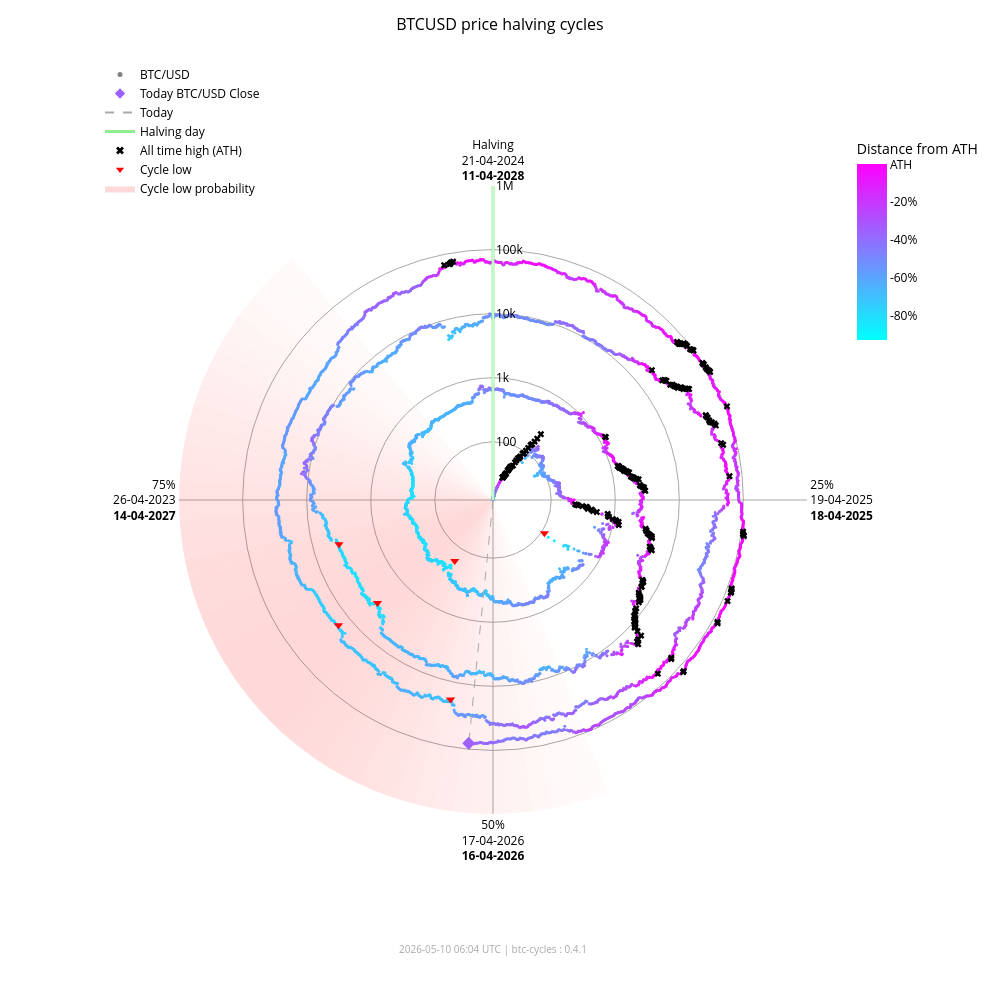

Here is the notebook cell this chart was saved with:
### Markdown cell above
### Interactive chart (plotly)

### Code cell
fig_interactive = btc.plot(
    kind="interactive",
    from_date="2012-11-28",
)
# plotly config for interactivity
config = {"scrollZoom": True, "displayModeBar": True}
# display in notebook
fig_interactive.show(config=config)

### Figure 1 — Plotly figure (JSON) as saved in the notebook; plotly's stock layout.template omitted (floating-point values rounded to 4 significant figures; data arrays with more than 128 entries replaced by an {"elided": "..."} marker saying what was removed)
{"data": [{"fill": "toself", "fillcolor": "rgba(255,0,0,0.017168280509461755)", "hoverinfo": "skip", "line": {"width": 0}, "mode": "lines", "r": [12.35, 1000000, 1000000, 12.35, 12.35], "showlegend": false, "theta": [158.4, 158.4, 162.0, 162.0, 158.4], "type": "scatterpolar"}, {"fill": "toself", "fillcolor": "rgba(255,0,0,0.022114794501891175)", "hoverinfo": "skip", "line": {"width": 0}, "mode": "lines", "r": [12.35, 1000000, 1000000, 12.35, 12.35], "showlegend": false, "theta": [162.0, 162.0, 165.6, 165.6, 162.0], "type": "scatterpolar"}, {"fill": "toself", "fillcolor": "rgba(255,0,0,0.02790404259511669)", "hoverinfo": "skip", "line": {"width": 0}, "mode": "lines", "r": [12.35, 1000000, 1000000, 12.35, 12.35], "showlegend": false, "theta": [165.6, 165.6, 169.2, 169.2, 165.6], "type": "scatterpolar"}, {"fill": "toself", "fillcolor": "rgba(255,0,0,0.034518294852420334)", "hoverinfo": "skip", "line": {"width": 0}, "mode": "lines", "r": [12.35, 1000000, 1000000, 12.35, 12.35], "showlegend": false, "theta": [169.2, 169.2, 172.8, 172.8, 169.2], "type": "scatterpolar"}, {"fill": "toself", "fillcolor": "rgba(255,0,0,0.041901979682821514)", "hoverinfo": "skip", "line": {"width": 0}, "mode": "lines", "r": [12.35, 1000000, 1000000, 12.35, 12.35], "showlegend": false, "theta": [172.8, 172.8, 176.4, 176.4, 172.8], "type": "scatterpolar"}, {"fill": "toself", "fillcolor": "rgba(255,0,0,0.04996405861294358)", "hoverinfo": "skip", "line": {"width": 0}, "mode": "lines", "r": [12.35, 1000000, 1000000, 12.35, 12.35], "showlegend": false, "theta": [176.4, 176.4, 180.0, 180.0, 176.4], "type": "scatterpolar"}, {"fill": "toself", "fillcolor": "rgba(255,0,0,0.05858349692240514)", "hoverinfo": "skip", "line": {"width": 0}, "mode": "lines", "r": [12.35, 1000000, 1000000, 12.35, 12.35], "showlegend": false, "theta": [180.0, 180.0, 183.6, 183.6, 180.0], "type": "scatterpolar"}, {"fill": "toself", "fillcolor": "rgba(255,0,0,0.06761662035375064)", "hoverinfo": "skip", "line": {"width": 0}, "mode": "lines", "r": [12.35, 1000000, 1000000, 12.35, 12.35], "showlegend": false, "theta": [183.6, 183.6, 187.2, 187.2, 183.6], "type": "scatterpolar"}, {"fill": "toself", "fillcolor": "rgba(255,0,0,0.07690481219944661)", "hoverinfo": "skip", "line": {"width": 0}, "mode": "lines", "r": [12.35, 1000000, 1000000, 12.35, 12.35], "showlegend": false, "theta": [187.2, 187.2, 190.8, 190.8, 187.2], "type": "scatterpolar"}, {"fill": "toself", "fillcolor": "rgba(255,0,0,0.08628112000611096)", "hoverinfo": "skip", "line": {"width": 0}, "mode": "lines", "r": [12.35, 1000000, 1000000, 12.35, 12.35], "showlegend": false, "theta": [190.8, 190.8, 194.4, 194.4, 190.8], "type": "scatterpolar"}, {"fill": "toself", "fillcolor": "rgba(255,0,0,0.09557490841018089)", "hoverinfo": "skip", "line": {"width": 0}, "mode": "lines", "r": [12.35, 1000000, 1000000, 12.35, 12.35], "showlegend": false, "theta": [194.4, 194.4, 198.0, 198.0, 194.4], "type": "scatterpolar"}, {"fill": "toself", "fillcolor": "rgba(255,0,0,0.10461455782963762)", "hoverinfo": "skip", "line": {"width": 0}, "mode": "lines", "r": [12.35, 1000000, 1000000, 12.35, 12.35], "showlegend": false, "theta": [198.0, 198.0, 201.6, 201.6, 198.0], "type": "scatterpolar"}, {"fill": "toself", "fillcolor": "rgba(255,0,0,0.11322908719652829)", "hoverinfo": "skip", "line": {"width": 0}, "mode": "lines", "r": [12.35, 1000000, 1000000, 12.35, 12.35], "showlegend": false, "theta": [201.6, 201.6, 205.2, 205.2, 201.6], "type": "scatterpolar"}, {"fill": "toself", "fillcolor": "rgba(255,0,0,0.12125015337052986)", "hoverinfo": "skip", "line": {"width": 0}, "mode": "lines", "r": [12.35, 1000000, 1000000, 12.35, 12.35], "showlegend": false, "theta": [205.2, 205.2, 208.8, 208.8, 205.2], "type": "scatterpolar"}, {"fill": "toself", "fillcolor": "rgba(255,0,0,0.12851590515331976)", "hoverinfo": "skip", "line": {"width": 0}, "mode": "lines", "r": [12.35, 1000000, 1000000, 12.35, 12.35], "showlegend": false, "theta": [208.8, 208.8, 212.4, 212.4, 208.8], "type": "scatterpolar"}, {"fill": "toself", "fillcolor": "rgba(255,0,0,0.13487757461161184)", "hoverinfo": "skip", "line": {"width": 0}, "mode": "lines", "r": [12.35, 1000000, 1000000, 12.35, 12.35], "showlegend": false, "theta": [212.4, 212.4, 216.0, 216.0, 212.4], "type": "scatterpolar"}, {"fill": "toself", "fillcolor": "rgba(255,0,0,0.14020862181849592)", "hoverinfo": "skip", "line": {"width": 0}, "mode": "lines", "r": [12.35, 1000000, 1000000, 12.35, 12.35], "showlegend": false, "theta": [216.0, 216.0, 219.6, 219.6, 216.0], "type": "scatterpolar"}, {"fill": "toself", "fillcolor": "rgba(255,0,0,0.14441504950654527)", "hoverinfo": "skip", "line": {"width": 0}, "mode": "lines", "r": [12.35, 1000000, 1000000, 12.35, 12.35], "showlegend": false, "theta": [219.6, 219.6, 223.2, 223.2, 219.6], "type": "scatterpolar"}, {"fill": "toself", "fillcolor": "rgba(255,0,0,0.14744459351271713)", "hoverinfo": "skip", "line": {"width": 0}, "mode": "lines", "r": [12.35, 1000000, 1000000, 12.35, 12.35], "showlegend": false, "theta": [223.2, 223.2, 226.8, 226.8, 223.2], "type": "scatterpolar"}, {"fill": "toself", "fillcolor": "rgba(255,0,0,0.14929223192296423)", "hoverinfo": "skip", "line": {"width": 0}, "mode": "lines", "r": [12.35, 1000000, 1000000, 12.35, 12.35], "showlegend": false, "theta": [226.8, 226.8, 230.4, 230.4, 226.8], "type": "scatterpolar"}, {"fill": "toself", "fillcolor": "rgba(255,0,0,0.15)", "hoverinfo": "skip", "line": {"width": 0}, "mode": "lines", "r": [12.35, 1000000, 1000000, 12.35, 12.35], "showlegend": false, "theta": [230.4, 230.4, 234.0, 234.0, 230.4], "type": "scatterpolar"}, {"fill": "toself", "fillcolor": "rgba(255,0,0,0.14965033825231114)", "hoverinfo": "skip", "line": {"width": 0}, "mode": "lines", "r": [12.35, 1000000, 1000000, 12.35, 12.35], "showlegend": false, "theta": [234.0, 234.0, 237.6, 237.6, 234.0], "type": "scatterpolar"}, {"fill": "toself", "fillcolor": "rgba(255,0,0,0.14835378057909807)", "hoverinfo": "skip", "line": {"width": 0}, "mode": "lines", "r": [12.35, 1000000, 1000000, 12.35, 12.35], "showlegend": false, "theta": [237.6, 237.6, 241.2, 241.2, 237.6], "type": "scatterpolar"}, {"fill": "toself", "fillcolor": "rgba(255,0,0,0.14623322283554635)", "hoverinfo": "skip", "line": {"width": 0}, "mode": "lines", "r": [12.35, 1000000, 1000000, 12.35, 12.35], "showlegend": false, "theta": [241.2, 241.2, 244.8, 244.8, 241.2], "type": "scatterpolar"}, {"fill": "toself", "fillcolor": "rgba(255,0,0,0.1434078538226231)", "hoverinfo": "skip", "line": {"width": 0}, "mode": "lines", "r": [12.35, 1000000, 1000000, 12.35, 12.35], "showlegend": false, "theta": [244.8, 244.8, 248.4, 248.4, 244.8], "type": "scatterpolar"}, {"fill": "toself", "fillcolor": "rgba(255,0,0,0.13997983179373427)", "hoverinfo": "skip", "line": {"width": 0}, "mode": "lines", "r": [12.35, 1000000, 1000000, 12.35, 12.35], "showlegend": false, "theta": [248.4, 248.4, 252.0, 252.0, 248.4], "type": "scatterpolar"}, {"fill": "toself", "fillcolor": "rgba(255,0,0,0.13602598258454268)", "hoverinfo": "skip", "line": {"width": 0}, "mode": "lines", "r": [12.35, 1000000, 1000000, 12.35, 12.35], "showlegend": false, "theta": [252.0, 252.0, 255.6, 255.6, 252.0], "type": "scatterpolar"}, {"fill": "toself", "fillcolor": "rgba(255,0,0,0.13159547355344953)", "hoverinfo": "skip", "line": {"width": 0}, "mode": "lines", "r": [12.35, 1000000, 1000000, 12.35, 12.35], "showlegend": false, "theta": [255.6, 255.6, 259.2, 259.2, 255.6], "type": "scatterpolar"}, {"fill": "toself", "fillcolor": "rgba(255,0,0,0.12671301775492697)", "hoverinfo": "skip", "line": {"width": 0}, "mode": "lines", "r": [12.35, 1000000, 1000000, 12.35, 12.35], "showlegend": false, "theta": [259.2, 259.2, 262.8, 262.8, 259.2], "type": "scatterpolar"}, {"fill": "toself", "fillcolor": "rgba(255,0,0,0.12138610149219965)", "hoverinfo": "skip", "line": {"width": 0}, "mode": "lines", "r": [12.35, 1000000, 1000000, 12.35, 12.35], "showlegend": false, "theta": [262.8, 262.8, 266.4, 266.4, 262.8], "type": "scatterpolar"}, {"fill": "toself", "fillcolor": "rgba(255,0,0,0.1156142551644921)", "hoverinfo": "skip", "line": {"width": 0}, "mode": "lines", "r": [12.35, 1000000, 1000000, 12.35, 12.35], "showlegend": false, "theta": [266.4, 266.4, 270.0, 270.0, 266.4], "type": "scatterpolar"}, {"fill": "toself", "fillcolor": "rgba(255,0,0,0.10939851441251548)", "hoverinfo": "skip", "line": {"width": 0}, "mode": "lines", "r": [12.35, 1000000, 1000000, 12.35, 12.35], "showlegend": false, "theta": [270.0, 270.0, 273.6, 273.6, 270.0], "type": "scatterpolar"}, {"fill": "toself", "fillcolor": "rgba(255,0,0,0.10274974912946185)", "hoverinfo": "skip", "line": {"width": 0}, "mode": "lines", "r": [12.35, 1000000, 1000000, 12.35, 12.35], "showlegend": false, "theta": [273.6, 273.6, 277.2, 277.2, 273.6], "type": "scatterpolar"}, {"fill": "toself", "fillcolor": "rgba(255,0,0,0.09569517349791425)", "hoverinfo": "skip", "line": {"width": 0}, "mode": "lines", "r": [12.35, 1000000, 1000000, 12.35, 12.35], "showlegend": false, "theta": [277.2, 277.2, 280.8, 280.8, 277.2], "type": "scatterpolar"}, {"fill": "toself", "fillcolor": "rgba(255,0,0,0.08828282625646727)", "hoverinfo": "skip", "line": {"width": 0}, "mode": "lines", "r": [12.35, 1000000, 1000000, 12.35, 12.35], "showlegend": false, "theta": [280.8, 280.8, 284.4, 284.4, 280.8], "type": "scatterpolar"}, {"fill": "toself", "fillcolor": "rgba(255,0,0,0.08058400018765345)", "hoverinfo": "skip", "line": {"width": 0}, "mode": "lines", "r": [12.35, 1000000, 1000000, 12.35, 12.35], "showlegend": false, "theta": [284.4, 284.4, 288.0, 288.0, 284.4], "type": "scatterpolar"}, {"fill": "toself", "fillcolor": "rgba(255,0,0,0.07269354608292704)", "hoverinfo": "skip", "line": {"width": 0}, "mode": "lines", "r": [12.35, 1000000, 1000000, 12.35, 12.35], "showlegend": false, "theta": [288.0, 288.0, 291.6, 291.6, 288.0], "type": "scatterpolar"}, {"fill": "toself", "fillcolor": "rgba(255,0,0,0.06472784449068783)", "hoverinfo": "skip", "line": {"width": 0}, "mode": "lines", "r": [12.35, 1000000, 1000000, 12.35, 12.35], "showlegend": false, "theta": [291.6, 291.6, 295.2, 295.2, 291.6], "type": "scatterpolar"}, {"fill": "toself", "fillcolor": "rgba(255,0,0,0.05682021976743955)", "hoverinfo": "skip", "line": {"width": 0}, "mode": "lines", "r": [12.35, 1000000, 1000000, 12.35, 12.35], "showlegend": false, "theta": [295.2, 295.2, 298.8, 298.8, 295.2], "type": "scatterpolar"}, {"fill": "toself", "fillcolor": "rgba(255,0,0,0.04911378436707333)", "hoverinfo": "skip", "line": {"width": 0}, "mode": "lines", "r": [12.35, 1000000, 1000000, 12.35, 12.35], "showlegend": false, "theta": [298.8, 298.8, 302.4, 302.4, 298.8], "type": "scatterpolar"}, {"fill": "toself", "fillcolor": "rgba(255,0,0,0.04175213714896469)", "hoverinfo": "skip", "line": {"width": 0}, "mode": "lines", "r": [12.35, 1000000, 1000000, 12.35, 12.35], "showlegend": false, "theta": [302.4, 302.4, 306.0, 306.0, 302.4], "type": "scatterpolar"}, {"fill": "toself", "fillcolor": "rgba(255,0,0,0.034868865657538876)", "hoverinfo": "skip", "line": {"width": 0}, "mode": "lines", "r": [12.35, 1000000, 1000000, 12.35, 12.35], "showlegend": false, "theta": [306.0, 306.0, 309.6, 309.6, 306.0], "type": "scatterpolar"}, {"fill": "toself", "fillcolor": "rgba(255,0,0,0.02857722515334582)", "hoverinfo": "skip", "line": {"width": 0}, "mode": "lines", "r": [12.35, 1000000, 1000000, 12.35, 12.35], "showlegend": false, "theta": [309.6, 309.6, 313.2, 313.2, 309.6], "type": "scatterpolar"}, {"fill": "toself", "fillcolor": "rgba(255,0,0,0.022961515313555197)", "hoverinfo": "skip", "line": {"width": 0}, "mode": "lines", "r": [12.35, 1000000, 1000000, 12.35, 12.35], "showlegend": false, "theta": [313.2, 313.2, 316.8, 316.8, 313.2], "type": "scatterpolar"}, {"fill": "toself", "fillcolor": "rgba(255,0,0,0.01807146942917362)", "hoverinfo": "skip", "line": {"width": 0}, "mode": "lines", "r": [12.35, 1000000, 1000000, 12.35, 12.35], "showlegend": false, "theta": [316.8, 316.8, 320.4, 320.4, 316.8], "type": "scatterpolar"}, {"hoverinfo": "text", "marker": {"color": {"elided": "4912 str values"}, "size": 3}, "mode": "markers", "r": {"elided": "4912 float values"}, "showlegend": false, "text": {"elided": "4912 str values"}, "theta": {"elided": "4912 float values"}, "type": "scatterpolar"}, {"hoverinfo": "skip", "line": {"color": "lightgreen", "width": 3}, "mode": "lines", "r": [12.35, 1000000], "showlegend": false, "theta": [0, 0], "type": "scatterpolar"}, {"hoverinfo": "skip", "line": {"color": "darkgrey", "dash": "dash", "width": 1}, "mode": "lines", "r": [12.35, 80700.0], "showlegend": false, "theta": [185.7, 185.7], "type": "scatterpolar"}, {"hoverinfo": "text", "marker": {"color": "#9e61ff", "size": 10, "symbol": "diamond"}, "mode": "markers", "r": [80700.0], "showlegend": false, "text": ["Today<br>Date: 2026-05-10<br>Price: $80,702.49"], "theta": [185.7], "type": "scatterpolar"}, {"hoverinfo": "text", "marker": {"color": "black", "size": 6, "symbol": "x"}, "mode": "markers", "r": {"elided": "195 float values"}, "showlegend": false, "text": {"elided": "195 str values"}, "theta": {"elided": "195 float values"}, "type": "scatterpolar"}, {"hoverinfo": "text", "marker": {"color": "red", "size": 8, "symbol": "triangle-down"}, "mode": "markers", "r": [111.6, 164.9, 3233.0, 3925.0, 18950.0, 15760.0], "showlegend": false, "text": ["Cycle Low<br>Date: 2014-02-21<br>Price: $111.56<br>ATH distance: -91.0%", "Cycle Low<br>Date: 2015-01-14<br>Price: $164.92<br>ATH distance: -86.7%", "Cycle Low<br>Date: 2018-12-15<br>Price: $3,232.51<br>ATH distance: -83.3%", "Cycle Low<br>Date: 2019-03-25<br>Price: $3,924.55<br>ATH distance: -79.7%", "Cycle Low<br>Date: 2022-06-18<br>Price: $18,954.25<br>ATH distance: -71.9%", "Cycle Low<br>Date: 2022-11-21<br>Price: $15,760.19<br>ATH distance: -76.7%"], "theta": [122.8, 212.1, 228.3, 254.0, 192.0, 231.0], "type": "scatterpolar"}, {"marker": {"color": "grey", "size": 5}, "mode": "markers", "name": "BTC/USD", "r": [null], "theta": [null], "type": "scatterpolar"}, {"marker": {"color": "#9e61ff", "size": 8, "symbol": "diamond"}, "mode": "markers", "name": "Today BTC/USD Close", "r": [null], "theta": [null], "type": "scatterpolar"}, {"line": {"color": "darkgrey", "dash": "dash"}, "mode": "lines", "name": "Today", "r": [null], "theta": [null], "type": "scatterpolar"}, {"line": {"color": "lightgreen", "width": 3}, "mode": "lines", "name": "Halving day", "r": [null], "theta": [null], "type": "scatterpolar"}, {"marker": {"color": "black", "size": 7, "symbol": "x"}, "mode": "markers", "name": "All time high (ATH)", "r": [null], "theta": [null], "type": "scatterpolar"}, {"marker": {"color": "red", "size": 7, "symbol": "triangle-down"}, "mode": "markers", "name": "Cycle low", "r": [null], "theta": [null], "type": "scatterpolar"}, {"fill": "toself", "fillcolor": "rgba(255,0,0,0.15)", "line": {"width": 0}, "mode": "lines", "name": "Cycle low probability", "r": [null], "theta": [null], "type": "scatterpolar"}, {"hoverinfo": "skip", "marker": {"cmax": 0, "cmin": -0.9307, "color": [0], "colorbar": {"len": 0.25, "ticktext": ["ATH", "-20%", "-40%", "-60%", "-80%", "-100%"], "tickvals": [0, -0.2, -0.4, -0.6, -0.8, -1.0], "title": {"text": "Distance from ATH"}, "x": 0.95, "y": 0.92, "yanchor": "top"}, "colorscale": {"elided": "256x2 mixed values"}, "showscale": true, "size": 0}, "mode": "markers", "r": [null], "showlegend": false, "theta": [null], "type": "scatterpolar"}], "layout": {"annotations": [{"font": {"color": "darkgrey", "size": 10}, "showarrow": false, "text": "2026-05-10 06:04 UTC | btc-cycles : 0.4.1", "x": 0.5, "xref": "paper", "y": -0.02, "yref": "paper"}], "font": {"color": "black"}, "height": 1000, "legend": {"bgcolor": "rgba(0,0,0,0)", "font": {"color": "black"}, "x": 0.0, "y": 1.0}, "margin": {"b": 60, "l": 100, "r": 80, "t": 60}, "paper_bgcolor": "white", "plot_bgcolor": "white", "polar": {"angularaxis": {"color": "black", "direction": "clockwise", "gridcolor": "darkgrey", "rotation": 90, "ticktext": ["Halving<br>21-04-2024<br><b>11-04-2028</b>", "25%<br>19-04-2025<br><b>18-04-2025</b>", "50%<br>17-04-2026<br><b>16-04-2026</b>", "75%<br>26-04-2023<br><b>14-04-2027</b>"], "tickvals": [0, 90, 180, 270]}, "bgcolor": "white", "domain": {"x": [0.1, 0.9], "y": [0.05, 0.95]}, "radialaxis": {"angle": 90, "color": "black", "gridcolor": "darkgrey", "range": [1.092, 6.0], "tickangle": 90, "ticktext": ["100", "1k", "10k", "100k", "1M"], "tickvals": [100, 1000, 10000, 100000, 1000000], "type": "log"}}, "title": {"font": {"color": "black", "size": 16}, "text": "BTCUSD price halving cycles", "x": 0.5}, "width": 1000}}
